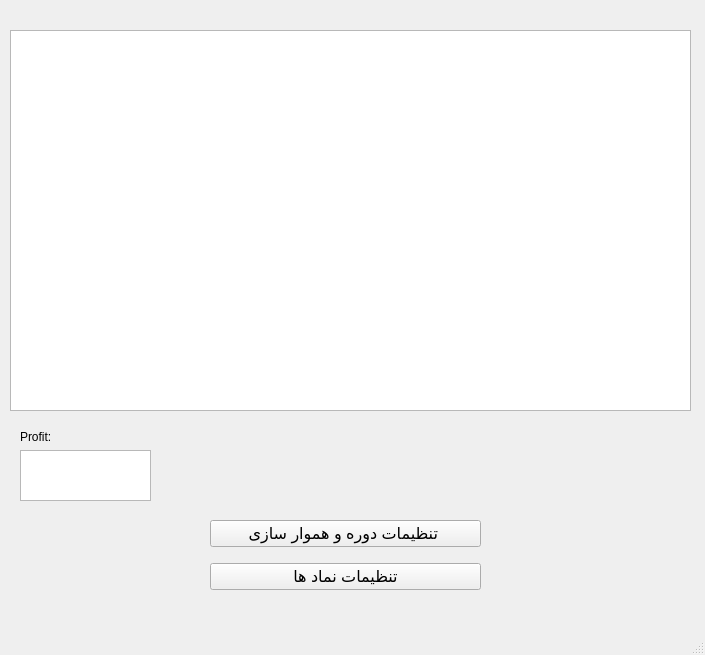
<?xml version="1.0" encoding="UTF-8"?>
<ui version="4.0">
 <class>MainWindow</class>
 <widget class="QMainWindow" name="MainWindow">
  <property name="geometry">
   <rect>
    <x>0</x>
    <y>0</y>
    <width>705</width>
    <height>655</height>
   </rect>
  </property>
  <property name="windowTitle">
   <string>MainWindow</string>
  </property>
  <widget class="QWidget" name="centralwidget">
   <widget class="QTextBrowser" name="text">
    <property name="geometry">
     <rect>
      <x>10</x>
      <y>30</y>
      <width>681</width>
      <height>381</height>
     </rect>
    </property>
    <property name="font">
     <font>
      <pointsize>6</pointsize>
     </font>
    </property>
   </widget>
   <widget class="QWidget" name="layoutWidget">
    <property name="geometry">
     <rect>
      <x>210</x>
      <y>510</y>
      <width>271</width>
      <height>91</height>
     </rect>
    </property>
    <property name="font">
     <font>
      <pointsize>12</pointsize>
     </font>
    </property>
    <layout class="QGridLayout" name="gridLayout">
     <item row="0" column="0">
      <widget class="QPushButton" name="pushButton_2">
       <property name="font">
        <font>
         <pointsize>12</pointsize>
        </font>
       </property>
       <property name="text">
        <string>تنظیمات دوره و هموار سازی </string>
       </property>
      </widget>
     </item>
     <item row="1" column="0">
      <widget class="QPushButton" name="pushButton">
       <property name="font">
        <font>
         <pointsize>12</pointsize>
        </font>
       </property>
       <property name="text">
        <string>تنظیمات نماد ها</string>
       </property>
      </widget>
     </item>
    </layout>
   </widget>
   <widget class="QLabel" name="label">
    <property name="geometry">
     <rect>
      <x>20</x>
      <y>430</y>
      <width>47</width>
      <height>13</height>
     </rect>
    </property>
    <property name="text">
     <string>Profit:</string>
    </property>
   </widget>
   <widget class="QTextBrowser" name="profit_window">
    <property name="geometry">
     <rect>
      <x>20</x>
      <y>450</y>
      <width>131</width>
      <height>51</height>
     </rect>
    </property>
   </widget>
  </widget>
  <widget class="QMenuBar" name="menubar">
   <property name="geometry">
    <rect>
     <x>0</x>
     <y>0</y>
     <width>705</width>
     <height>20</height>
    </rect>
   </property>
  </widget>
  <widget class="QStatusBar" name="statusbar"/>
 </widget>
 <resources/>
 <connections/>
</ui>
